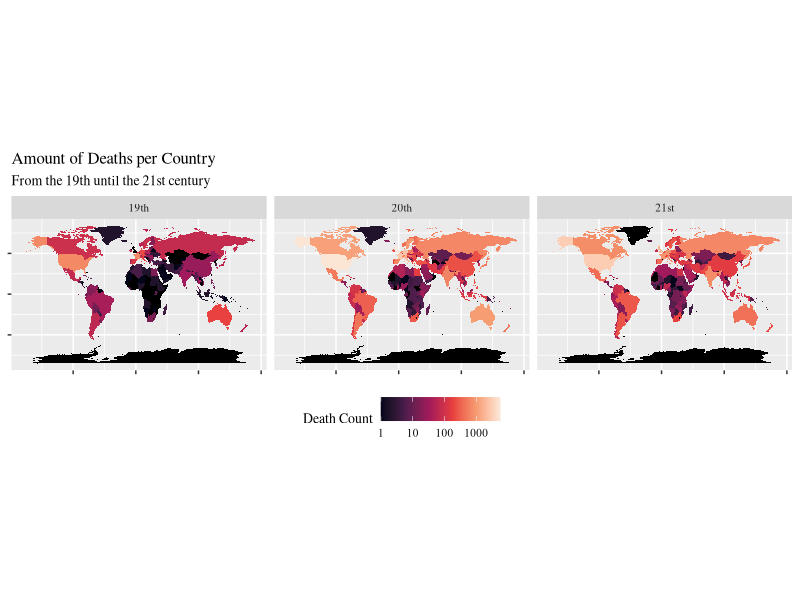

Generate this figure with R:

library(tidyverse)
library(maps)

coordinates <- map_data("world")

data <- read_csv('Results/deathcount.csv')

coordinates_expanded <- coordinates |>
  expand_grid(century = c(19, 20, 21))

data_mapping <- data |>
  right_join(coordinates_expanded, by = c('region', 'century')) |>
  group_by(century) |>
  mutate(rel_deathcount = deathcount / sum(deathcount, na.rm = TRUE)) |>
  mutate(
    deathcount = replace_na(deathcount, 0),
    rel_deathcount = replace_na(rel_deathcount, 0),
    century = case_match(century,
      19 ~ "19th",
      20 ~ "20th",
      21 ~ "21st"
    )
  )


ggplot(data = data_mapping) +
  aes(x=long, y =lat, fill = deathcount, map_id = region) +
  geom_map(map = data_mapping) + 
  scale_x_continuous(labels = NULL) +
  scale_y_continuous(labels = NULL) +
  labs(x = NULL, y = NULL) +
  scale_fill_viridis_c(name = 'Death Count', option = 'rocket', trans = "log10", na.value = 'black', guide = guide_colorbar(position = "bottom")) +
  ggtitle('Amount of Deaths per Country', 'From the 19th until the 21st century')+
  theme(text = element_text(size = 10, family = 'serif'))+
  coord_fixed(1.3) +
  facet_wrap('century', ncol = 3)
